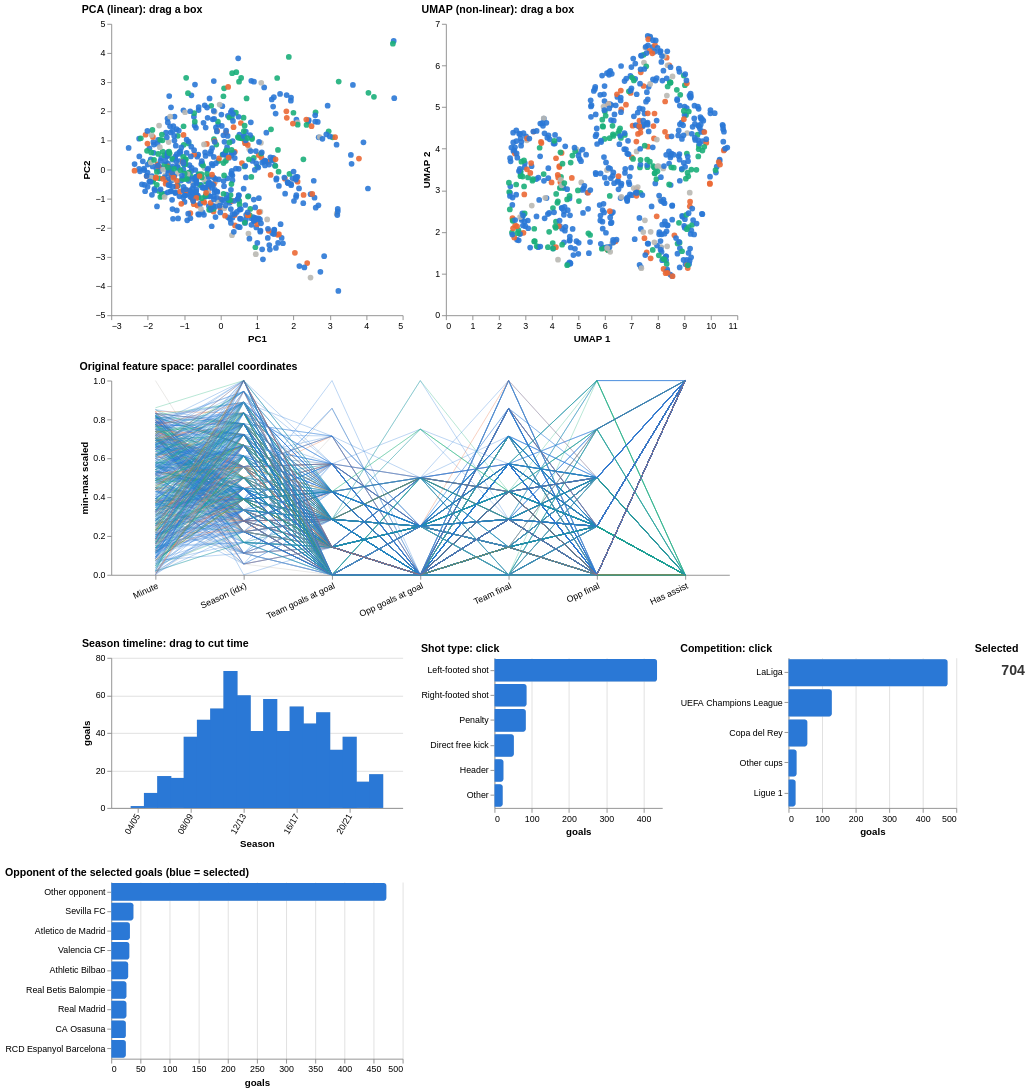

The notebook cell this image was saved under:
### Markdown cell above
## 6. Interactive joint exploration

The dashboard below links **both projection spaces and the original feature space**. Everything is built with Altair (Vega-Lite), so the linking runs in the browser and works in the saved notebook as well as live.

**How to use it**

| Action | What happens in all other views |
|---|---|
| **Drag a box in the PCA map** or **in the UMAP map** | The goals inside the box stay colored everywhere, the rest turn gray. This shows where a PCA region lands in UMAP and the reverse. |
| **Drag across the season timeline** | Interactive time cutting: keep only goals from the chosen seasons (see Bach et al.). |
| **Click a bar** (shot type or competition) | Keep only that category. Shift-click to add more. |
| **Parallel coordinates** | Selected goals appear as colored lines across all original dimensions, so we see what the group looks like in the *original* space. |
| **Color by** dropdown | Recolors all views by shot type, competition, venue, or club. |
| **Hover a point** | Opponent, season, competition, minute, score, shot type, assist. |

Active selections combine with **AND**. To clear a box, click once on an empty part of that chart.

### Code cell
import json
from IPython.display import display

viz = df.reset_index(drop=True).copy()
viz["id"] = np.arange(len(viz))
viz["pc1"], viz["pc2"] = Z_pca[:, 0], Z_pca[:, 1]
viz["u1"], viz["u2"] = Z_umap[:, 0], Z_umap[:, 1]
viz["score"] = viz["team_final"].astype(str) + "-" + viz["opp_final"].astype(str)
viz["Assist"] = viz["Goal_assist"].fillna("none")
viz["Type"] = viz["Type"].fillna("Other")

# min-max scaled copies of the original dimensions for parallel coordinates
PC_DIMS = {"minute": "Minute", "season_idx": "Season (idx)", "team_at": "Team goals at goal", "opp_at": "Opp goals at goal",
           "team_final": "Team final", "opp_final": "Opp final", "has_assist": "Has assist"}
for k, v in PC_DIMS.items():
    viz[v] = (viz[k] - viz[k].min()) / (viz[k].max() - viz[k].min())
for c in ["Type_Clean", "Stage"]:
    pass
pc_cols = list(PC_DIMS.values())

domain = ["Left foot", "Right foot", "Set piece", "LaLiga", "UEFA Champions League", "Copa del Rey",
          "Home", "Away", "FC Barcelona", "Paris Saint-Germain", "Other"]
rng = [BLUE, ORANGE, AQUA, BLUE, ORANGE, AQUA, BLUE, ORANGE, BLUE, ORANGE, GRAY]
color_by = alt.param(name="ColorBy", value="Shot type",
                     bind=alt.binding_select(options=["Shot type", "Competition focus", "Venue focus", "Club focus"],
                                             name="Color by: "))

# --- selections (each is defined on exactly one view) ---
brush_pca  = alt.selection_interval(name="brush_pca",  encodings=["x", "y"])
brush_umap = alt.selection_interval(name="brush_umap", encodings=["x", "y"])
brush_time = alt.selection_interval(name="brush_time", encodings=["x"])
sel_type   = alt.selection_point(name="sel_type", fields=["Type_Clean"])
sel_comp   = alt.selection_point(name="sel_comp", fields=["Competition_Group"])
ALL = brush_pca & brush_umap & brush_time & sel_type & sel_comp

tips = [alt.Tooltip("Opponent:N"), alt.Tooltip("Season:N"), alt.Tooltip("Competition:N"), alt.Tooltip("Stage:N"),
        alt.Tooltip("minute:Q", title="Minute"), alt.Tooltip("score:N", title="Final score (Barca-Opp)"),
        alt.Tooltip("Type:N", title="Shot type"), alt.Tooltip("Assist:N", title="Assist")]

col_enc = alt.Color("grp:N", scale=alt.Scale(domain=domain, range=rng),
                    legend=alt.Legend(title="Color by (selected)", orient="right"))
GREY = "#d9d9d6"

def scatter(xf, yf, xt, yt, title, brush, legend=True):
    c = col_enc if legend else alt.Color("grp:N", scale=alt.Scale(domain=domain, range=rng), legend=None)
    return (alt.Chart(viz).transform_calculate(grp="datum[ColorBy]")
            .mark_circle(size=42)
            .encode(x=alt.X(f"{xf}:Q", title=xt, axis=alt.Axis(grid=False)),
                    y=alt.Y(f"{yf}:Q", title=yt, axis=alt.Axis(grid=False)),
                    color=alt.condition(ALL, c, alt.value(GREY)),
                    opacity=alt.condition(ALL, alt.value(0.9), alt.value(0.3)),
                    order=alt.condition(ALL, alt.value(1), alt.value(0)),
                    tooltip=tips)
            .add_params(brush).properties(width=330, height=330, title=title))

pca_chart  = scatter("pc1", "pc2", "PC1", "PC2", "PCA (linear): drag a box", brush_pca, legend=False)
umap_chart = scatter("u1", "u2", "UMAP 1", "UMAP 2", "UMAP (non-linear): drag a box", brush_umap)

# --- parallel coordinates in the ORIGINAL space ---
pcp_chart = (alt.Chart(viz).transform_calculate(grp="datum[ColorBy]")
             .transform_fold(pc_cols, as_=["dim", "val"])
             .mark_line(strokeWidth=1)
             .encode(x=alt.X("dim:N", sort=pc_cols, title=None, axis=alt.Axis(labelAngle=-25)),
                     y=alt.Y("val:Q", title="min-max scaled", axis=alt.Axis(grid=False)),
                     detail="id:N",
                     color=alt.condition(ALL, alt.Color("grp:N", scale=alt.Scale(domain=domain, range=rng), legend=None),
                                         alt.value(GREY)),
                     opacity=alt.condition(ALL, alt.value(0.35), alt.value(0.08)),
                     order=alt.condition(ALL, alt.value(1), alt.value(0)))
             .properties(width=700, height=220, title="Original feature space: parallel coordinates"))

# --- season timeline (time cutting) ---
season_labels = json.dumps(season_order)
tl_base = (alt.Chart(viz).mark_bar(color=GREY, size=16)
           .encode(x=alt.X("season_idx:Q", title="Season",
                           axis=alt.Axis(values=list(range(len(season_order))), labelAngle=-60,
                                         labelExpr=f"{season_labels}[datum.value]", grid=False)),
                   y=alt.Y("count():Q", title="goals")).add_params(brush_time))
tl_hi = (alt.Chart(viz).transform_filter(ALL).mark_bar(color=BLUE, size=16)
         .encode(x="season_idx:Q", y="count():Q"))
timeline = (tl_base + tl_hi).properties(width=330, height=170, title="Season timeline: drag to cut time")

def bars(field, sel, title, w):
    base = (alt.Chart(viz).mark_bar(color=GREY, cornerRadiusEnd=3)
            .encode(y=alt.Y(f"{field}:N", sort="-x", title=None), x=alt.X("count():Q", title="goals"))
            .add_params(sel))
    hi = (alt.Chart(viz).transform_filter(ALL).mark_bar(color=BLUE, cornerRadiusEnd=3)
          .encode(y=alt.Y(f"{field}:N", sort="-x"), x="count():Q"))
    return (base + hi).properties(width=w, height=170, title=title)

type_bars = bars("Type_Clean", sel_type, "Shot type: click", 190)
comp_bars = bars("Competition_Group", sel_comp, "Competition: click", 190)

# --- opponents among the selected goals (aggregate, so it updates cleanly) ---
opp_base = (alt.Chart(viz).mark_bar(color=GREY, cornerRadiusEnd=3)
            .encode(y=alt.Y("Opponent_Group:N", sort="-x", title=None), x=alt.X("count():Q", title="goals")))
opp_hi = (alt.Chart(viz).transform_filter(ALL).mark_bar(color=BLUE, cornerRadiusEnd=3)
          .encode(y=alt.Y("Opponent_Group:N", sort="-x"), x="count():Q"))
table = (opp_base + opp_hi).properties(width=330, height=200, title="Opponent of the selected goals (blue = selected)")
count_text = (alt.Chart(viz).transform_filter(ALL).transform_aggregate(n="count()")
              .mark_text(align="left", fontSize=16, fontWeight="bold", color="#333")
              .encode(text=alt.Text("n:Q", format="d")).properties(width=60, height=30, title="Selected"))

dashboard = (alt.vconcat(alt.hconcat(pca_chart, umap_chart),
                         pcp_chart,
                         alt.hconcat(timeline, type_bars, comp_bars, count_text),
                         table)
             .resolve_scale(color="shared").add_params(color_by)
             .configure_view(stroke=None).configure_title(fontSize=12, anchor="start"))
dashboard.save("messi_dr_dashboard.html")
dashboard

### Figure 1 — Vega-Lite specification as saved in the notebook (floating-point values rounded to 4 significant figures; data arrays with more than 128 entries replaced by an {"elided": "..."} marker saying what was removed)
{"config": {"view": {"continuousWidth": 300, "continuousHeight": 300, "stroke": null}, "title": {"anchor": "start", "fontSize": 12}}, "vconcat": [{"hconcat": [{"mark": {"type": "circle", "size": 42}, "encoding": {"color": {"condition": {"test": {"and": [{"and": [{"and": [{"and": [{"param": "brush_pca"}, {"param": "brush_umap"}]}, {"param": "brush_time"}]}, {"param": "sel_type"}]}, {"param": "sel_comp"}]}, "field": "grp", "legend": null, "scale": {"domain": ["Left foot", "Right foot", "Set piece", "LaLiga", "UEFA Champions League", "Copa del Rey", "Home", "Away", "FC Barcelona", "Paris Saint-Germain", "Other"], "range": ["#2a78d6", "#eb6834", "#1baf7a", "#2a78d6", "#eb6834", "#1baf7a", "#2a78d6", "#eb6834", "#2a78d6", "#eb6834", "#b9b8b2"]}, "type": "nominal"}, "value": "#d9d9d6"}, "opacity": {"condition": {"test": {"and": [{"and": [{"and": [{"and": [{"param": "brush_pca"}, {"param": "brush_umap"}]}, {"param": "brush_time"}]}, {"param": "sel_type"}]}, {"param": "sel_comp"}]}, "value": 0.9}, "value": 0.3}, "order": {"value": 0, "condition": {"test": {"and": [{"and": [{"and": [{"and": [{"param": "brush_pca"}, {"param": "brush_umap"}]}, {"param": "brush_time"}]}, {"param": "sel_type"}]}, {"param": "sel_comp"}]}, "value": 1}}, "tooltip": [{"field": "Opponent", "type": "nominal"}, {"field": "Season", "type": "nominal"}, {"field": "Competition", "type": "nominal"}, {"field": "Stage", "type": "nominal"}, {"field": "minute", "title": "Minute", "type": "quantitative"}, {"field": "score", "title": "Final score (Barca-Opp)", "type": "nominal"}, {"field": "Type", "title": "Shot type", "type": "nominal"}, {"field": "Assist", "title": "Assist", "type": "nominal"}], "x": {"axis": {"grid": false}, "field": "pc1", "title": "PC1", "type": "quantitative"}, "y": {"axis": {"grid": false}, "field": "pc2", "title": "PC2", "type": "quantitative"}}, "height": 330, "name": "view_7acbf0755074cbe6_0", "title": "PCA (linear): drag a box", "transform": [{"calculate": "datum[ColorBy]", "as": "grp"}], "width": 330}, {"mark": {"type": "circle", "size": 42}, "encoding": {"color": {"condition": {"test": {"and": [{"and": [{"and": [{"and": [{"param": "brush_pca"}, {"param": "brush_umap"}]}, {"param": "brush_time"}]}, {"param": "sel_type"}]}, {"param": "sel_comp"}]}, "field": "grp", "legend": {"orient": "right", "title": "Color by (selected)"}, "scale": {"domain": ["Left foot", "Right foot", "Set piece", "LaLiga", "UEFA Champions League", "Copa del Rey", "Home", "Away", "FC Barcelona", "Paris Saint-Germain", "Other"], "range": ["#2a78d6", "#eb6834", "#1baf7a", "#2a78d6", "#eb6834", "#1baf7a", "#2a78d6", "#eb6834", "#2a78d6", "#eb6834", "#b9b8b2"]}, "type": "nominal"}, "value": "#d9d9d6"}, "opacity": {"condition": {"test": {"and": [{"and": [{"and": [{"and": [{"param": "brush_pca"}, {"param": "brush_umap"}]}, {"param": "brush_time"}]}, {"param": "sel_type"}]}, {"param": "sel_comp"}]}, "value": 0.9}, "value": 0.3}, "order": {"value": 0, "condition": {"test": {"and": [{"and": [{"and": [{"and": [{"param": "brush_pca"}, {"param": "brush_umap"}]}, {"param": "brush_time"}]}, {"param": "sel_type"}]}, {"param": "sel_comp"}]}, "value": 1}}, "tooltip": [{"field": "Opponent", "type": "nominal"}, {"field": "Season", "type": "nominal"}, {"field": "Competition", "type": "nominal"}, {"field": "Stage", "type": "nominal"}, {"field": "minute", "title": "Minute", "type": "quantitative"}, {"field": "score", "title": "Final score (Barca-Opp)", "type": "nominal"}, {"field": "Type", "title": "Shot type", "type": "nominal"}, {"field": "Assist", "title": "Assist", "type": "nominal"}], "x": {"axis": {"grid": false}, "field": "u1", "title": "UMAP 1", "type": "quantitative"}, "y": {"axis": {"grid": false}, "field": "u2", "title": "UMAP 2", "type": "quantitative"}}, "height": 330, "name": "view_7068fef63230189f_1", "title": "UMAP (non-linear): drag a box", "transform": [{"calculate": "datum[ColorBy]", "as": "grp"}], "width": 330}]}, {"mark": {"type": "line", "strokeWidth": 1}, "encoding": {"color": {"condition": {"test": {"and": [{"and": [{"and": [{"and": [{"param": "brush_pca"}, {"param": "brush_umap"}]}, {"param": "brush_time"}]}, {"param": "sel_type"}]}, {"param": "sel_comp"}]}, "field": "grp", "legend": null, "scale": {"domain": ["Left foot", "Right foot", "Set piece", "LaLiga", "UEFA Champions League", "Copa del Rey", "Home", "Away", "FC Barcelona", "Paris Saint-Germain", "Other"], "range": ["#2a78d6", "#eb6834", "#1baf7a", "#2a78d6", "#eb6834", "#1baf7a", "#2a78d6", "#eb6834", "#2a78d6", "#eb6834", "#b9b8b2"]}, "type": "nominal"}, "value": "#d9d9d6"}, "detail": {"field": "id", "type": "nominal"}, "opacity": {"condition": {"test": {"and": [{"and": [{"and": [{"and": [{"param": "brush_pca"}, {"param": "brush_umap"}]}, {"param": "brush_time"}]}, {"param": "sel_type"}]}, {"param": "sel_comp"}]}, "value": 0.35}, "value": 0.08}, "order": {"value": 0, "condition": {"test": {"and": [{"and": [{"and": [{"and": [{"param": "brush_pca"}, {"param": "brush_umap"}]}, {"param": "brush_time"}]}, {"param": "sel_type"}]}, {"param": "sel_comp"}]}, "value": 1}}, "x": {"axis": {"labelAngle": -25}, "field": "dim", "sort": ["Minute", "Season (idx)", "Team goals at goal", "Opp goals at goal", "Team final", "Opp final", "Has assist"], "title": null, "type": "nominal"}, "y": {"axis": {"grid": false}, "field": "val", "title": "min-max scaled", "type": "quantitative"}}, "height": 220, "title": "Original feature space: parallel coordinates", "transform": [{"calculate": "datum[ColorBy]", "as": "grp"}, {"fold": ["Minute", "Season (idx)", "Team goals at goal", "Opp goals at goal", "Team final", "Opp final", "Has assist"], "as": ["dim", "val"]}], "width": 700}, {"hconcat": [{"layer": [{"mark": {"type": "bar", "color": "#d9d9d6", "size": 16}, "encoding": {"x": {"axis": {"grid": false, "labelAngle": -60, "labelExpr": "[\"04/05\", \"05/06\", \"06/07\", \"07/08\", \"08/09\", \"09/10\", \"10/11\", \"11/12\", \"12/13\", \"13/14\", \"14/15\", \"15/16\", \"16/17\", \"17/18\", \"18/19\", \"19/20\", \"20/21\", \"21/22\", \"22/23\"][datum.value]", "values": [0, 1, 2, 3, 4, 5, 6, 7, 8, 9, 10, 11, 12, 13, 14, 15, 16, 17, 18]}, "field": "season_idx", "title": "Season", "type": "quantitative"}, "y": {"aggregate": "count", "title": "goals", "type": "quantitative"}}, "name": "view_28e5112227e2273a_0"}, {"mark": {"type": "bar", "color": "#2a78d6", "size": 16}, "encoding": {"x": {"field": "season_idx", "type": "quantitative"}, "y": {"aggregate": "count", "type": "quantitative"}}, "transform": [{"filter": {"and": [{"and": [{"and": [{"and": [{"param": "brush_pca"}, {"param": "brush_umap"}]}, {"param": "brush_time"}]}, {"param": "sel_type"}]}, {"param": "sel_comp"}]}}]}], "height": 170, "title": "Season timeline: drag to cut time", "width": 330}, {"layer": [{"mark": {"type": "bar", "color": "#d9d9d6", "cornerRadiusEnd": 3}, "encoding": {"x": {"aggregate": "count", "title": "goals", "type": "quantitative"}, "y": {"field": "Type_Clean", "sort": "-x", "title": null, "type": "nominal"}}, "name": "view_45e41700d4e2003a_1"}, {"mark": {"type": "bar", "color": "#2a78d6", "cornerRadiusEnd": 3}, "encoding": {"x": {"aggregate": "count", "type": "quantitative"}, "y": {"field": "Type_Clean", "sort": "-x", "type": "nominal"}}, "transform": [{"filter": {"and": [{"and": [{"and": [{"and": [{"param": "brush_pca"}, {"param": "brush_umap"}]}, {"param": "brush_time"}]}, {"param": "sel_type"}]}, {"param": "sel_comp"}]}}]}], "height": 170, "title": "Shot type: click", "width": 190}, {"layer": [{"mark": {"type": "bar", "color": "#d9d9d6", "cornerRadiusEnd": 3}, "encoding": {"x": {"aggregate": "count", "title": "goals", "type": "quantitative"}, "y": {"field": "Competition_Group", "sort": "-x", "title": null, "type": "nominal"}}, "name": "view_a1401155b23e4509_2"}, {"mark": {"type": "bar", "color": "#2a78d6", "cornerRadiusEnd": 3}, "encoding": {"x": {"aggregate": "count", "type": "quantitative"}, "y": {"field": "Competition_Group", "sort": "-x", "type": "nominal"}}, "transform": [{"filter": {"and": [{"and": [{"and": [{"and": [{"param": "brush_pca"}, {"param": "brush_umap"}]}, {"param": "brush_time"}]}, {"param": "sel_type"}]}, {"param": "sel_comp"}]}}]}], "height": 170, "title": "Competition: click", "width": 190}, {"mark": {"type": "text", "align": "left", "color": "#333", "fontSize": 16, "fontWeight": "bold"}, "encoding": {"text": {"field": "n", "format": "d", "type": "quantitative"}}, "height": 30, "title": "Selected", "transform": [{"filter": {"and": [{"and": [{"and": [{"and": [{"param": "brush_pca"}, {"param": "brush_umap"}]}, {"param": "brush_time"}]}, {"param": "sel_type"}]}, {"param": "sel_comp"}]}}, {"aggregate": [{"op": "count", "as": "n"}]}], "width": 60}]}, {"layer": [{"mark": {"type": "bar", "color": "#d9d9d6", "cornerRadiusEnd": 3}, "encoding": {"x": {"aggregate": "count", "title": "goals", "type": "quantitative"}, "y": {"field": "Opponent_Group", "sort": "-x", "title": null, "type": "nominal"}}}, {"mark": {"type": "bar", "color": "#2a78d6", "cornerRadiusEnd": 3}, "encoding": {"x": {"aggregate": "count", "type": "quantitative"}, "y": {"field": "Opponent_Group", "sort": "-x", "type": "nominal"}}, "transform": [{"filter": {"and": [{"and": [{"and": [{"and": [{"param": "brush_pca"}, {"param": "brush_umap"}]}, {"param": "brush_time"}]}, {"param": "sel_type"}]}, {"param": "sel_comp"}]}}]}], "height": 200, "title": "Opponent of the selected goals (blue = selected)", "width": 330}], "data": {"name": "data-4ef5477e28438c2510ca7ba5367b9b3a"}, "params": [{"name": "brush_pca", "select": {"type": "interval", "encodings": ["x", "y"]}, "views": ["view_7acbf0755074cbe6_0"]}, {"name": "brush_umap", "select": {"type": "interval", "encodings": ["x", "y"]}, "views": ["view_7068fef63230189f_1"]}, {"name": "brush_time", "select": {"type": "interval", "encodings": ["x"]}, "views": ["view_28e5112227e2273a_0"]}, {"name": "sel_type", "select": {"type": "point", "fields": ["Type_Clean"]}, "views": ["view_45e41700d4e2003a_1"]}, {"name": "sel_comp", "select": {"type": "point", "fields": ["Competition_Group"]}, "views": ["view_a1401155b23e4509_2"]}, {"name": "ColorBy", "bind": {"input": "select", "options": ["Shot type", "Competition focus", "Venue focus", "Club focus"], "name": "Color by: "}, "value": "Shot type"}], "resolve": {"scale": {"color": "shared"}}, "$schema": "https://vega.github.io/schema/vega-lite/v6.4.1.json", "datasets": {"data-4ef5477e28438c2510ca7ba5367b9b3a": {"elided": "704 records"}}}
